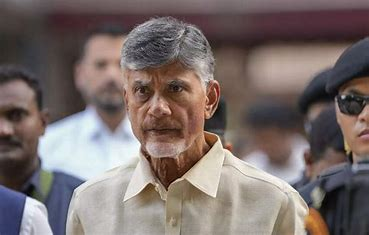
#> input picture data/reference images/amar.jpg, 369 x 235 px; its folder holds only this picture in this run
$ python -i preprocess.py   (imports and definitions only)
#> lines starting #> are read from the running program, lines starting #| are printed output that depends on the picture
import cv2
import numpy as np
import os

def detect_and_align_face(image):
#> called with image = '../data/reference images/amar.jpg'
    if isinstance(image, str):
        img = cv2.imread(image)
#> img is the input picture: shape (235, 369, 3); mean B, G, R 106, 108.5, 121.2
    else:
        img = image
    if img is None:
        return None
    gray = cv2.cvtColor(img, cv2.COLOR_BGR2GRAY)
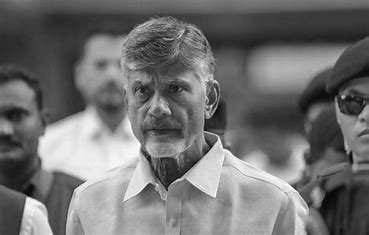
#> gray: shape (235, 369); min 4, max 255, mean 112
    face_cascade = cv2.CascadeClassifier(cv2.data.haarcascades + 'haarcascade_frontalface_default.xml')
    faces = face_cascade.detectMultiScale(gray, scaleFactor=1.3, minNeighbors=5)
#> faces = ()
    if len(faces) == 0:
        return None
    (x, y, w, h) = faces[0]
    face = img[y:y+h, x:x+w]
    face = cv2.resize(face, (128, 128))
    return face / 255.0

def load_reference_images(directory):
    ref_images = {}
    for filename in os.listdir(directory):
        person_id = filename.split('.')[0]
        img = detect_and_align_face(os.path.join(directory, filename))
        if img is not None:
            ref_images[person_id] = img
    return ref_images

# [3 lines not run here, left out]

>>> result = detect_and_align_face('../data/reference images/amar.jpg')

$ run again, on data/reference images/bhaskar.jpg
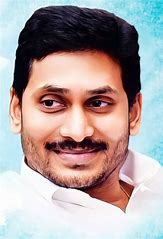
#> input picture data/reference images/bhaskar.jpg, 163 x 239 px
#> in detect_and_align_face, img is the input picture: shape (239, 163, 3); mean B, G, R 161, 161.5, 173.7
#> in detect_and_align_face, `gray = cv2.cvtColor(img, cv2.COLOR_BGR2GRAY)`:
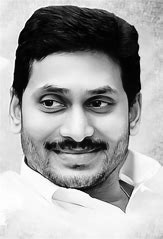
#> gray: shape (239, 163); min 0, max 255, mean 165.1
#> faces = [[13, 54, 132, 132]]
#> x = 13; y = 54; w = 132
#> in detect_and_align_face, `face = cv2.resize(face, (128, 128))`:
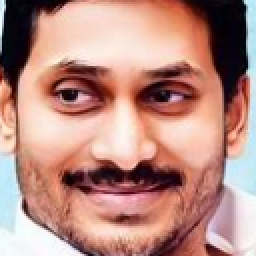
#> face: shape (128, 128, 3) (shown 2 times larger); mean B, G, R 129.6, 139.3, 184.9

$ run again, on data/reference images/dinesh.jpg
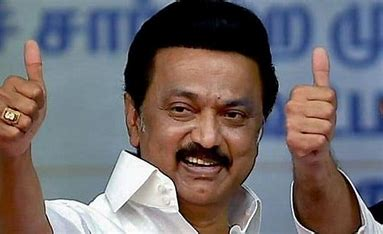
#> input picture data/reference images/dinesh.jpg, 383 x 234 px
#> in detect_and_align_face, img is the input picture: shape (234, 383, 3); mean B, G, R 107.9, 105, 112.3
#> in detect_and_align_face, `gray = cv2.cvtColor(img, cv2.COLOR_BGR2GRAY)`:
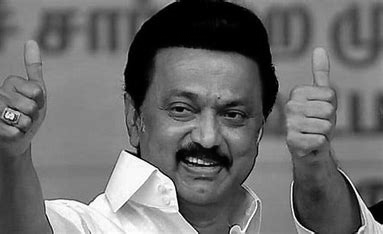
#> gray: shape (234, 383); min 0, max 255, mean 107.5
#> faces = [[133, 54, 147, 147]]
#> x = 133; y = 54; w = 147
#> in detect_and_align_face, `face = cv2.resize(face, (128, 128))`:
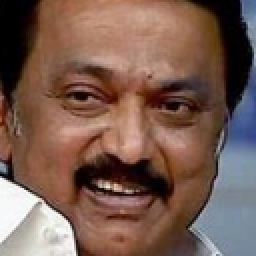
#> face: shape (128, 128, 3) (shown 2 times larger); mean B, G, R 81.4, 93.1, 121.2

$ run again, on data/reference images/venu.jpg
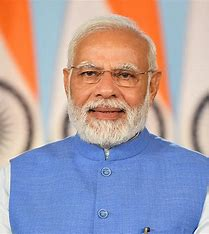
#> input picture data/reference images/venu.jpg, 209 x 234 px
#> in detect_and_align_face, img is the input picture: shape (234, 209, 3); mean B, G, R 168.5, 157.7, 169.7
#> in detect_and_align_face, `gray = cv2.cvtColor(img, cv2.COLOR_BGR2GRAY)`:
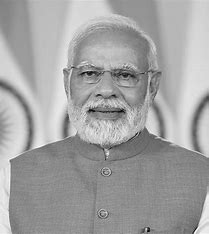
#> gray: shape (234, 209); min 2, max 255, mean 162.5
#> faces = [[63, 41, 88, 88]]
#> x = 63; y = 41; w = 88
#> in detect_and_align_face, `face = cv2.resize(face, (128, 128))`:
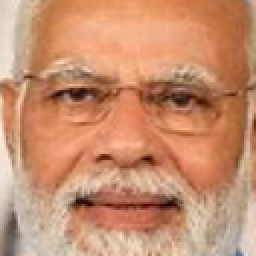
#> face: shape (128, 128, 3) (shown 2 times larger); mean B, G, R 111.1, 143.4, 199.6
